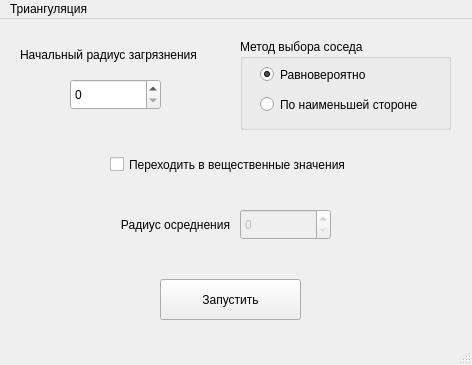
<?xml version="1.0" encoding="UTF-8"?>
<ui version="4.0">
 <class>parameters_diffusion_mainwindow</class>
 <widget class="QMainWindow" name="parameters_diffusion_mainwindow">
  <property name="windowModality">
   <enum>Qt::WindowModal</enum>
  </property>
  <property name="geometry">
   <rect>
    <x>0</x>
    <y>0</y>
    <width>472</width>
    <height>365</height>
   </rect>
  </property>
  <property name="windowTitle">
   <string>Параметры моделирования диффузии</string>
  </property>
  <property name="windowIcon">
   <iconset>
    <normaloff>triangle.png</normaloff>triangle.png</iconset>
  </property>
  <widget class="QWidget" name="parameters_diffusion_centralwidget">
   <widget class="QPushButton" name="start_simulation_diffusion_button">
    <property name="geometry">
     <rect>
      <x>160</x>
      <y>260</y>
      <width>141</width>
      <height>41</height>
     </rect>
    </property>
    <property name="statusTip">
     <string>Запустить процесс моделирования диффузии</string>
    </property>
    <property name="text">
     <string>Запустить</string>
    </property>
   </widget>
   <widget class="QCheckBox" name="calculating_float_values_checkbox">
    <property name="geometry">
     <rect>
      <x>110</x>
      <y>130</y>
      <width>261</width>
      <height>31</height>
     </rect>
    </property>
    <property name="text">
     <string>Переходить в вещественные значения</string>
    </property>
   </widget>
   <widget class="QSpinBox" name="analyzing_radius_calculating_float_values_spinbox">
    <property name="enabled">
     <bool>false</bool>
    </property>
    <property name="geometry">
     <rect>
      <x>240</x>
      <y>190</y>
      <width>91</width>
      <height>31</height>
     </rect>
    </property>
    <property name="minimum">
     <number>0</number>
    </property>
    <property name="maximum">
     <number>999999</number>
    </property>
   </widget>
   <widget class="QLabel" name="analyzing_radius_calculating_float_values_label">
    <property name="geometry">
     <rect>
      <x>110</x>
      <y>190</y>
      <width>131</width>
      <height>31</height>
     </rect>
    </property>
    <property name="text">
     <string>Радиус осреднения</string>
    </property>
    <property name="alignment">
     <set>Qt::AlignCenter</set>
    </property>
   </widget>
   <widget class="QGroupBox" name="method_selecting_adjacent_triangle_groupbox">
    <property name="geometry">
     <rect>
      <x>240</x>
      <y>20</y>
      <width>211</width>
      <height>91</height>
     </rect>
    </property>
    <property name="title">
     <string>Метод выбора соседа</string>
    </property>
    <widget class="QRadioButton" name="equally_probable_choise_adjacent_triangle_radiobutton">
     <property name="geometry">
      <rect>
       <x>20</x>
       <y>20</y>
       <width>121</width>
       <height>31</height>
      </rect>
     </property>
     <property name="text">
      <string>Равновероятно</string>
     </property>
     <property name="checked">
      <bool>true</bool>
     </property>
    </widget>
    <widget class="QRadioButton" name="choise_adjacent_triangle_smallest_side_radiobutton">
     <property name="geometry">
      <rect>
       <x>20</x>
       <y>50</y>
       <width>181</width>
       <height>31</height>
      </rect>
     </property>
     <property name="text">
      <string>По наименьшей стороне</string>
     </property>
    </widget>
   </widget>
   <widget class="QSpinBox" name="initial_radius_of_contamination_spinbox">
    <property name="geometry">
     <rect>
      <x>70</x>
      <y>60</y>
      <width>91</width>
      <height>31</height>
     </rect>
    </property>
    <property name="minimum">
     <number>0</number>
    </property>
    <property name="maximum">
     <number>999999</number>
    </property>
    <property name="value">
     <number>0</number>
    </property>
   </widget>
   <widget class="QLabel" name="initial_radius_of_contamination_label">
    <property name="geometry">
     <rect>
      <x>20</x>
      <y>20</y>
      <width>201</width>
      <height>31</height>
     </rect>
    </property>
    <property name="text">
     <string>Начальный радиус загрязнения</string>
    </property>
   </widget>
  </widget>
  <widget class="QMenuBar" name="parameters_diffusion_menubar">
   <property name="geometry">
    <rect>
     <x>0</x>
     <y>0</y>
     <width>472</width>
     <height>26</height>
    </rect>
   </property>
   <widget class="QMenu" name="triangulation_menu">
    <property name="title">
     <string>Триангуляция</string>
    </property>
    <widget class="QMenu" name="show_3d_triangulation_menu">
     <property name="statusTip">
      <string>Показать триангуляцию в пространстве</string>
     </property>
     <property name="title">
      <string>Показать триангуляцию в пространстве</string>
     </property>
     <addaction name="show_only_triangles_action"/>
     <addaction name="show_only_edges_action"/>
     <addaction name="show_triangles_and_edges_action"/>
    </widget>
    <addaction name="save_triangulation_action"/>
    <addaction name="show_parameters_triangulation_action"/>
    <addaction name="separator"/>
    <addaction name="change_color_points_action"/>
    <addaction name="change_color_edges_action"/>
    <addaction name="change_color_triangles_action"/>
    <addaction name="separator"/>
    <addaction name="show_extract_points_action"/>
    <addaction name="show_2d_triangulation_action"/>
    <addaction name="show_3d_triangulation_menu"/>
    <addaction name="separator"/>
    <addaction name="show_map_action"/>
   </widget>
   <addaction name="triangulation_menu"/>
  </widget>
  <widget class="QStatusBar" name="parameters_diffusion_statusbar"/>
  <action name="show_map_action">
   <property name="text">
    <string>Показать карту высот</string>
   </property>
   <property name="statusTip">
    <string>Показать карту высот</string>
   </property>
  </action>
  <action name="save_triangulation_action">
   <property name="text">
    <string>Сохранить</string>
   </property>
   <property name="statusTip">
    <string>Сохранить триангуляцию в файле *.json</string>
   </property>
   <property name="shortcut">
    <string>Ctrl+S</string>
   </property>
  </action>
  <action name="show_extract_points_action">
   <property name="text">
    <string>Показать извлеченные точки</string>
   </property>
   <property name="statusTip">
    <string>Показать извлеченные точки</string>
   </property>
  </action>
  <action name="show_2d_triangulation_action">
   <property name="text">
    <string>Показать триангуляцию на плоскости</string>
   </property>
   <property name="statusTip">
    <string>Показать триангуляцию на плоскости</string>
   </property>
  </action>
  <action name="show_only_triangles_action">
   <property name="text">
    <string>Только треугольники</string>
   </property>
   <property name="statusTip">
    <string>Показать только треугольники 3D триангуляции</string>
   </property>
  </action>
  <action name="show_only_edges_action">
   <property name="text">
    <string>Только ребра</string>
   </property>
   <property name="statusTip">
    <string>Показать только ребра 3D триангуляции</string>
   </property>
  </action>
  <action name="show_triangles_and_edges_action">
   <property name="text">
    <string>Ребра и треугольники</string>
   </property>
   <property name="statusTip">
    <string>Показать треугольники и ребра 3D триангуляции</string>
   </property>
  </action>
  <action name="show_parameters_triangulation_action">
   <property name="text">
    <string>Параметры триангуляции</string>
   </property>
   <property name="statusTip">
    <string>Показать параметры триангуляции</string>
   </property>
  </action>
  <action name="change_color_points_action">
   <property name="text">
    <string>Изменить цвет точек</string>
   </property>
  </action>
  <action name="change_color_triangles_action">
   <property name="text">
    <string>Изменить цвет треугольников</string>
   </property>
  </action>
  <action name="change_color_edges_action">
   <property name="text">
    <string>Изменить цвет ребер</string>
   </property>
  </action>
 </widget>
 <resources/>
 <connections/>
</ui>
